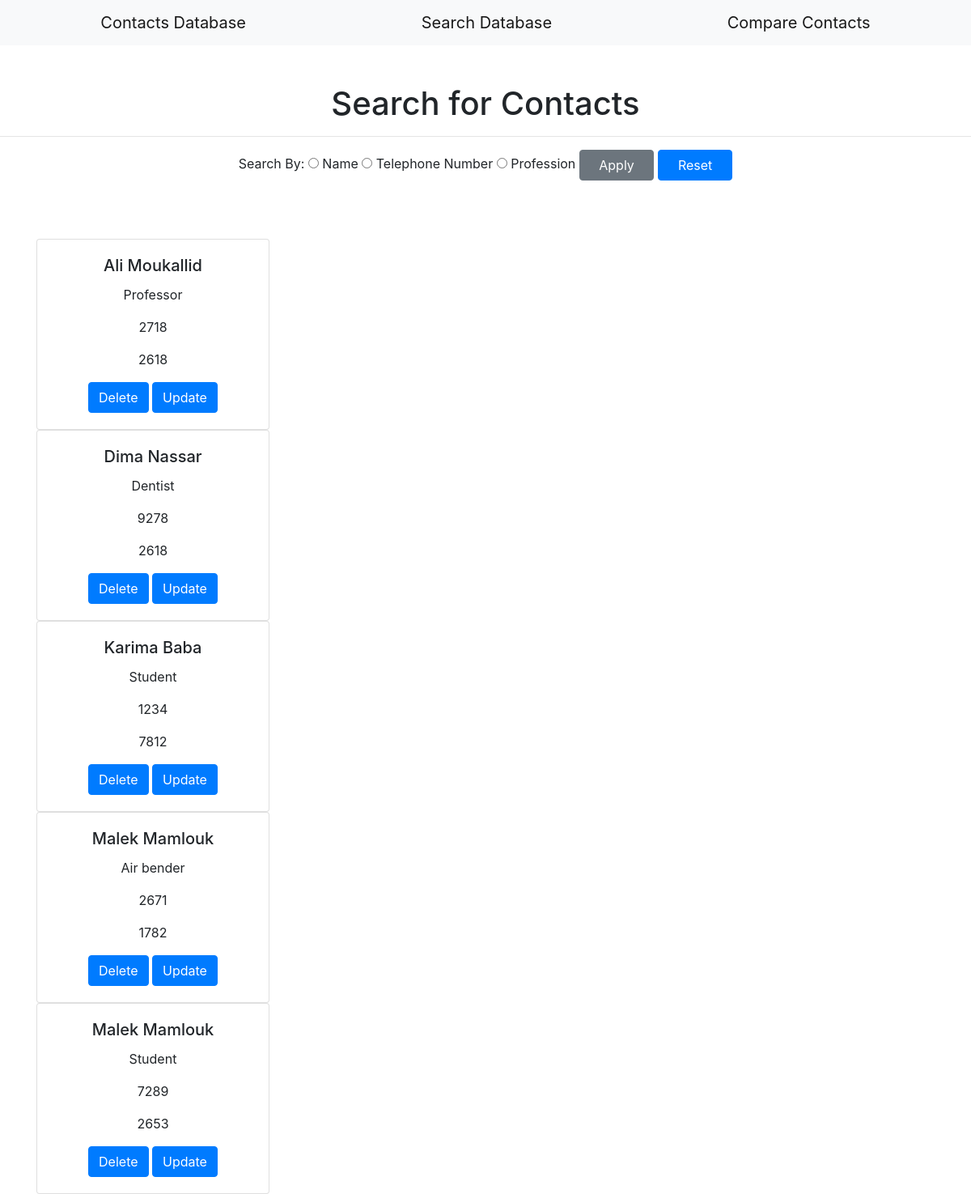
The app's page /searchPage with its own data.
### main/models.py (models this page shows)
class ContactsBook(models.Model):
    name = models.CharField(max_length=100)
    profession = models.CharField(max_length=100)
    telephone1 = models.IntegerField(max_length=7)
    telephone2 = models.IntegerField(max_length=7)

### main/views.py (the view)
# urls.py: path("searchPage", views.searchPage, name="searchPage"),
def searchPage(request):
  people = ContactsBook.objects.all().order_by("name", "profession").values()
  return render(request, "search.html", {"contacts":people})

### main/templates/search.html (shortened to what this page needs)
<!DOCTYPE html>
<html>
   <head>
    <link rel="stylesheet" href="https://stackpath.bootstrapcdn.com/bootstrap/4.4.1/css/bootstrap.min.css">
  </head>
  <body>
      {% load crispy_forms_tags %}
      <nav class="navbar navbar-light bg-light">
        <a class="navbar-brand mx-auto" href="/">
          Contacts Database
        </a>
        <a class="navbar-brand mx-auto" href="searchPage">
          Search Database
        </a>
        <a class="navbar-brand mx-auto" href="comparePage">
          Compare Contacts
        </a>
      </nav>
      <br><br>
      <h1 class = "text-center">
        Search for Contacts
        <hr>
      </h1>
      <div class="container text-center mb-4">
        Search By: <input type="radio" id="name" name="radio">
        <label for="name">Name </label>
        <input type="radio" id="telephone" name="radio">
        <label for="telephone">Telephone Number </label>
        <input type="radio" id="profession" name="radio">
        <label for="profession">Profession </label>
        <button type="button" class=" col-1 btn btn-secondary tn-sm" onclick="apply()"> Apply </button>
        <a href="searchPage"> <button type="button" class=" col-1 btn btn-primary" > Reset </button></a>
    </div>
      <br><br>
      <div class="container text-center">
        {% for contact in contacts %}
        <div class="card" style="width: 18rem;">
          <div class="card-body">
            <h5 class="card-title">{{ contact.name }}</h5>
            <p class="card-text">{{ contact.profession }}</p>
            <p class="card-text">{{ contact.telephone1 }}</p>
            <p class="card-text">{{ contact.telephone2 }}</p>
            <a href="delete/{{contact.id}}"><button class ="btn btn-primary" type="button">Delete</button></a>
            <a href="updatePage/{{contact.id}}"><button class ="btn btn-primary" type="button">Update</button></a>
          </div>
        </div>
        {% endfor %}
      </div>
  </body>
</html>

### records on screen
ContactsBook: name "Ali Moukallid", profession "Professor", telephone1 "2718", telephone2 "2618"
ContactsBook: name "Dima Nassar", profession "Dentist", telephone1 "9278", telephone2 "2618"
ContactsBook: name "Karima Baba", profession "Student", telephone1 "1234", telephone2 "7812"
ContactsBook: name "Malek Mamlouk", profession "Air bender", telephone1 "2671", telephone2 "1782"
ContactsBook: name "Malek Mamlouk", profession "Student", telephone1 "7289", telephone2 "2653"
